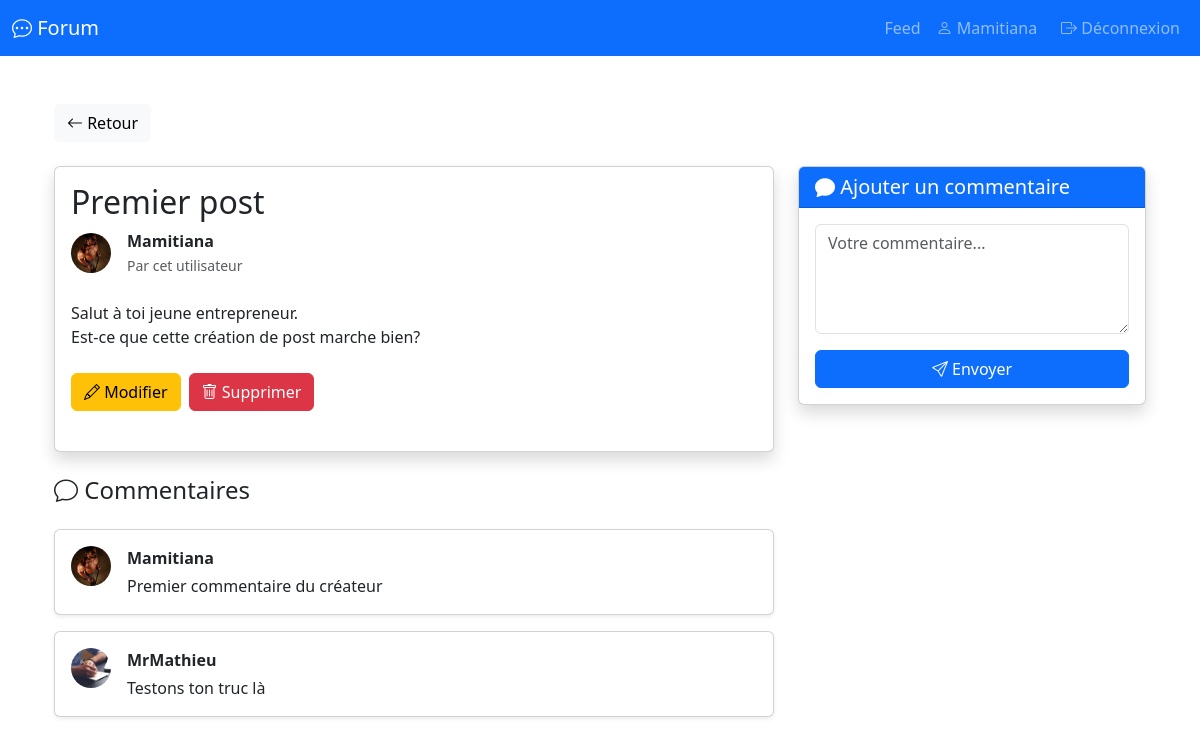
/orphee/POO/TP-CRUD/post/detail/1 (signed in), run on the app's committed database.
### tables this page shows
CREATE TABLE `post` (
  `id_post` int NOT NULL,
  `title` varchar(255) NOT NULL,
  `content` text NOT NULL,
  `author_id` int NOT NULL
);

CREATE TABLE `user` (
  `id_user` int NOT NULL,
  `pseudo` varchar(255) NOT NULL,
  `email` varchar(255) NOT NULL,
  `password` varchar(255) NOT NULL,
  `avatar` varchar(255) NOT NULL
);

CREATE TABLE `comment` (
  `id_comment` int NOT NULL,
  `content` text NOT NULL,
  `author_id` int NOT NULL,
  `post_id` int NOT NULL
);

### Core/Controller.php (called while the page is built, shortened)
<?php
class Controller
{
    public function render($layout, $template, $params = [])
    {
        extract($params);
        require_once ROOT_PATH . '/App/View/' . $template;
        return ob_end_flush();
    }
}

### App/Controller/PostController.php (called while the page is built, shortened)
<?php
class PostController extends Controller
{
    private $postService;
    public function __construct()
    {
        $this->postService = new PostService;
    }
    public function detail($id)
    {
        $post = $this->postService->getPostById($id);
        $comments = $this->postService->getCommentsByPost($id);
        $session = new Session;
        $user = $session->get('user');
        $isAuthor = $user && $user->id_user == $post->author_id;
        return $this->render('layout.php', 'post/detail-post.php', [
            'post' => $post,
            'comments' => $comments,
            'isAuthor' => $isAuthor,
        ]);
    }
}

### Core/Router.php (called while the page is built, shortened)
<?php
class Router
{
    public function route()
    {
        $url = $_SERVER['REQUEST_URI'];
        $url = strtok($url, '?');
        if(strpos($url, '/orphee/POO/TP-CRUD') === 0) {
            $url = substr($url, strlen('/orphee/POO/TP-CRUD'));
        }
        $url = ltrim($url, '/');
        $segments = explode('/', $url);
        $methodName = (isset($segments[1]) && $segments[1] != '') ? $segments[1] : 'index';
        $controller = new $controllerClass;
        $params = array_slice($segments, 2);
        call_user_func_array([$controller, $methodName], $params);
    }
}

### index.php (called while the page is built, shortened)
<?php
$router = new Core\Router;
$router->route();

### Core/Model.php (called while the page is built, shortened)
<?php
class Model
{
    protected $db;
    public function __construct()
    {
        if(!$this->db) {
            $infos = simplexml_load_file(ROOT_PATH .'/Core/config.xml');
            try {
                $this->db = new \PDO('mysql:host=' . $infos->host . ';dbname=' . $infos->db, $infos->user, $infos->password, [
                    \PDO::ATTR_ERRMODE => \PDO::ERRMODE_EXCEPTION,
                    \PDO::MYSQL_ATTR_INIT_COMMAND => 'SET NAMES utf8'
                ]);
            } catch(\PDOException $e) {
                exit('Erreur de connexion : ' . $e->getMessage());
            }
        }
    }
}

### App/Service/PostService.php (called while the page is built, shortened)
<?php
class PostService
{
    private $postModel;
    private $commentModel;
    public function __construct()
    {
        $this->postModel = new Post;
        $this->commentModel = new Comment;
    }
    public function getPostById($id)
    {
        return $this->postModel->SelectById($id);
    }
    public function getCommentsByPost($postId)
    {
        return $this->commentModel->SelectByPost($postId);
    }
}

### App/Model/Post.php (called while the page is built, shortened)
<?php
class Post extends Model
{
    public function SelectById($id)
    {
        $data = $this->db->prepare("SELECT p.*, u.pseudo, u.avatar, u.id_user FROM post p JOIN user u ON p.author_id = u.id_user WHERE p.id_post = ?");
        $data->execute([$id]);
        return $data->fetch(\PDO::FETCH_OBJ);
    }
}

### Core/Session.php (called while the page is built, shortened)
<?php
class Session
{
    public function get($index)
    {
        return isset($_SESSION[$index]) ? $_SESSION[$index] : null;
    }
    public function has($index)
    {
        return isset($_SESSION[$index]);
    }
}

### App/Model/Comment.php (called while the page is built, shortened)
<?php
class Comment extends Model
{
    public function SelectByPost($postId)
    {
        $data = $this->db->prepare("SELECT c.*, u.pseudo, u.avatar FROM comment c JOIN user u ON c.author_id = u.id_user WHERE c.post_id = ? ORDER BY c.id_comment ASC");
        $data->execute([$postId]);
        return $data->fetchAll(\PDO::FETCH_OBJ);
    }
}

### App/View/post/detail-post.php (the view)
<div class="container mt-5">
    <a href="<?= ROOT_URL ?>/post" class="btn btn-light mb-4">
        <i class="bi bi-arrow-left"></i> Retour
    </a>
    <div class="row">
        <div class="col-md-8">
            <div class="card shadow mb-4">
                <div class="card-body">
                    <h2><?= htmlspecialchars($post->title) ?></h2>
                    <div class="d-flex align-items-center mb-4">
                        <?php if ($post->avatar): ?>
                            <img src="<?= ROOT_URL ?>/public/images/<?= htmlspecialchars($post->avatar) ?>" alt="Avatar" class="rounded-circle me-3" style="width: 40px; height: 40px; object-fit: cover;">
                        <?php else: ?>
                            <div class="rounded-circle bg-secondary me-3 d-flex align-items-center justify-content-center" style="width: 40px; height: 40px;">
                                <i class="bi bi-person-fill text-white"></i>
                            </div>
                        <?php endif; ?>
                        <div>
                            <p class="mb-0"><strong><?= htmlspecialchars($post->pseudo) ?></strong></p>
                            <small class="text-muted">Par cet utilisateur</small>
                        </div>
                    </div>
                    <div class="card-text mb-4">
                        <?= nl2br(htmlspecialchars($post->content)) ?>
                    </div>
                    <?php if ($isAuthor): ?>
                        <div class="d-flex gap-2 mb-4">
                            <a href="<?= ROOT_URL ?>/post/edit/<?= $post->id_post ?>" class="btn btn-warning">
                                <i class="bi bi-pencil"></i> Modifier
                            </a>
                            <form method="POST" action="<?= ROOT_URL ?>/post/delete/<?= $post->id_post ?>" style="display: inline;" onsubmit="return confirm('Êtes-vous sûr ?');">
                                <button type="submit" class="btn btn-danger">
                                    <i class="bi bi-trash"></i> Supprimer
                                </button>
                            </form>
                        </div>
                    <?php endif; ?>
                </div>
            </div>
            <h4 class="mb-4"><i class="bi bi-chat"></i> Commentaires</h4>
            <?php if (empty($comments)): ?>
                <p class="text-muted">Aucun commentaire pour le moment.</p>
            <?php else: ?>
                <?php foreach ($comments as $comment): ?>
                    <div class="card shadow-sm mb-3">
                        <div class="card-body">
                            <div class="d-flex align-items-start">
                                <?php if ($comment->avatar): ?>
                                    <img src="<?= ROOT_URL ?>/public/images/<?= htmlspecialchars($comment->avatar) ?>" alt="Avatar" class="rounded-circle me-3" style="width: 40px; height: 40px; object-fit: cover;">
                                <?php else: ?>
                                    <div class="rounded-circle bg-secondary me-3 d-flex align-items-center justify-content-center" style="width: 40px; height: 40px;">
                                        <i class="bi bi-person-fill text-white"></i>
                                    </div>
                                <?php endif; ?>
                                <div class="flex-grow-1">
                                    <p class="mb-1"><strong><?= htmlspecialchars($comment->pseudo) ?></strong></p>
                                    <p class="card-text"><?= nl2br(htmlspecialchars($comment->content)) ?></p>
                                </div>
                            </div>
                        </div>
                    </div>
                <?php endforeach; ?>
            <?php endif; ?>
        </div>
        <div class="col-md-4">
            <div class="card shadow">
                <div class="card-header bg-primary text-white">
                    <h5 class="mb-0"><i class="bi bi-chat-fill"></i> Ajouter un commentaire</h5>
                </div>
                <div class="card-body">
                    <?php
                    $session = new \Core\Session();
                    if ($session->has('user')):
                    ?>
                        <form method="POST" action="<?= ROOT_URL ?>/post/addComment/<?= $post->id_post ?>">
                            <div class="mb-3">
                                <textarea name="content" class="form-control" rows="4" placeholder="Votre commentaire..." required></textarea>
                            </div>
                            <button type="submit" class="btn btn-primary w-100">
                                <i class="bi bi-send"></i> Envoyer
                            </button>
                        </form>
                    <?php else: ?>
                        <p class="text-muted">
                            <a href="<?= ROOT_URL ?>/user/connexion">Connectez-vous</a> pour ajouter un commentaire.
                        </p>
                    <?php endif; ?>
                </div>
            </div>
        </div>
    </div>
</div>

### data on the page
post: title "Premier post", author.avatar (picture), author.pseudo "Mamitiana", content "Salut à toi jeune entrepreneur. Est-ce que cette création de post marche bien?"
comment: author.avatar (picture), author.pseudo "Mamitiana", content "Premier commentaire du créateur"
comment: author.avatar (picture), author.pseudo "MrMathieu", content "Testons ton truc là"

### other printed values
$user->pseudo "Mamitiana"
